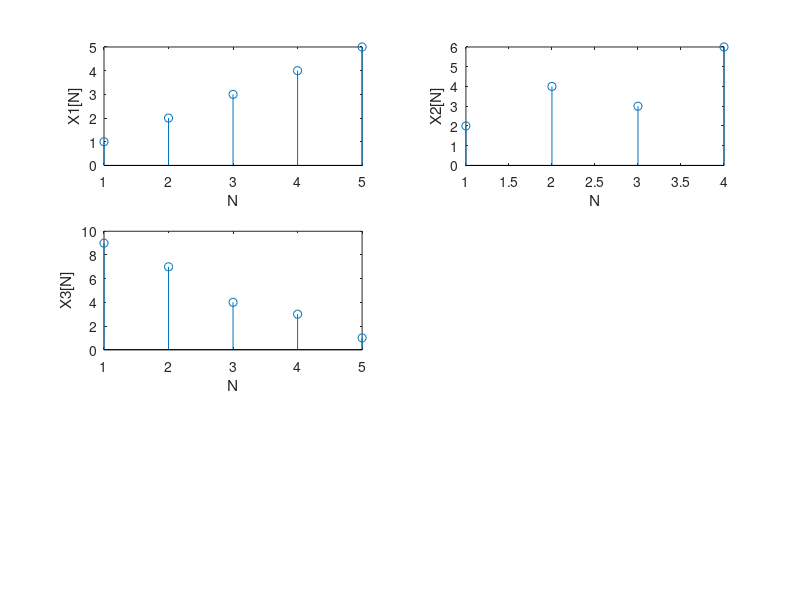

Recreate this plot in MATLAB.
clear all;
x1=[1 2 3 4 5];
x2=[2 4 3 6];
x3=[9 7 4 3 1];
subplot(3,2,1);
stem(x1);
xlabel('N');
ylabel('X1[N]');
subplot(3,2,2);
stem(x2);
xlabel('N');
ylabel('X2[N]');
subplot(3,2,3);
stem(x3);
xlabel('N');
ylabel('X3[N]');
% y1=conv(x1,x2);
% subplot(2,2,3);
% stem(y1);
% xlabel('N');
% ylabel('X1[N]*X2[N]');
% y2=conv(x2,x1);
% subplot(2,2,4);
% stem(y2);
% xlabel('N');
% ylabel('X2[N]*X1[N]');